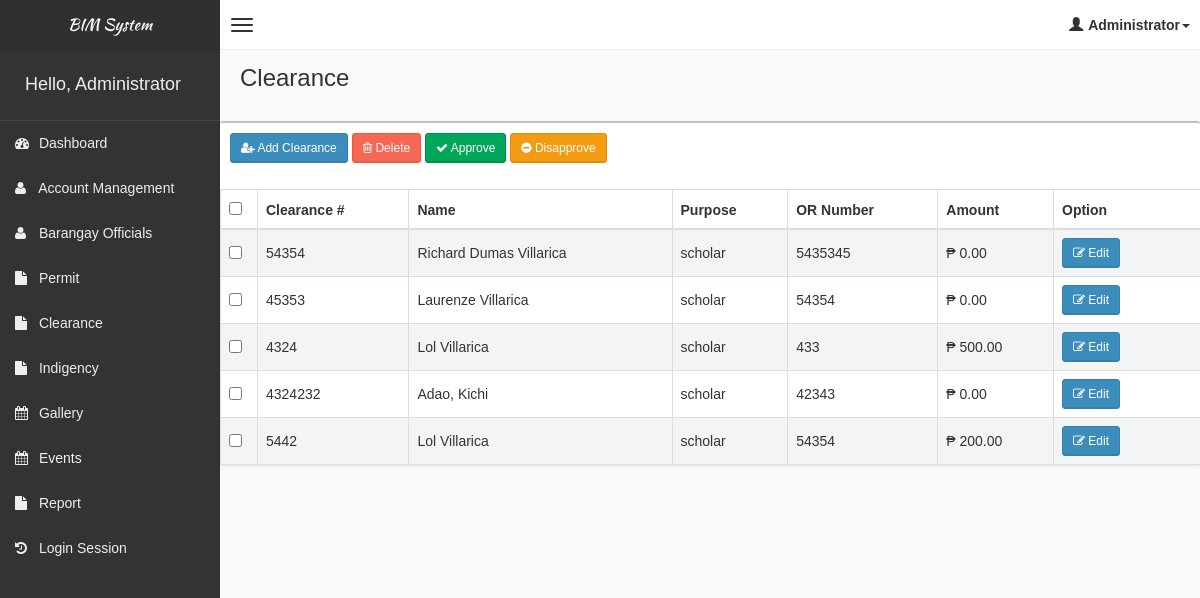
Screenshot of /pages/clearance/clearance.php (signed in) with the database file from the repository.
### tables this page shows
CREATE TABLE `tblclearance` (
  `id` int(11) NOT NULL,
  `clearanceNo` int(11) NOT NULL,
  `fullname` text NOT NULL,
  `residentid` int(11) NOT NULL,
  `findings` text NOT NULL,
  `purpose` text NOT NULL,
  `orNo` int(11) NOT NULL,
  `samount` int(11) NOT NULL,
  `dateRecorded` date NOT NULL,
  `recordedBy` varchar(50) NOT NULL,
  `status` varchar(20) NOT NULL
);

### pages/clearance/clearance.php (the view, shortened to what this page needs)
<!DOCTYPE html>
<html>
    <?php
    if(!isset($_SESSION['role']))
    {
        header("Location: ../../login.php");
    }
    else
    {
    include('../head_css.php'); ?>
    <body class="skin-black">
        <?php
        include "../connection.php";
        ?>
        <?php include('../header.php'); ?>
        <div class="wrapper row-offcanvas row-offcanvas-left">
            <?php include('../sidebar-left.php'); ?>
            <aside class="right-side">
                <section class="content-header">
                    <h1>
                        Clearance
                    </h1>
                </section>
                <section class="content">
                    <?php
                    if($_SESSION['role'] == "Administrator" || isset($_SESSION['staff']))
                    {
                    ?>
                    <div class="row">
                            <div class="box">
                                <div class="box-header">
                                    <div style="padding:10px;">
                                        <button class="btn btn-primary btn-sm" data-toggle="modal" data-target="#addModal"><i class="fa fa-user-plus" aria-hidden="true"></i> Add Clearance</button>
                                        <?php
                                            if(!isset($_SESSION['staff']))
                                            {
                                        ?>
                                        <button class="btn btn-danger btn-sm" data-toggle="modal" data-target="#deleteModal"><i class="fa fa-trash-o" aria-hidden="true"></i> Delete</button>
                                        <button class="btn btn-success btn-sm" data-toggle="modal" data-target="#approve"><i class="fa fa-check" aria-hidden="true"></i> Approve</button>
                                        <button class="btn btn-warning btn-sm" data-toggle="modal" data-target="#disapprove"><i class="fa fa-minus-circle " aria-hidden="true"></i> Disapprove</button>
                                        <?php
                                            }
                                        ?>
                                    </div>
                                </div>
                                <form method="post">
                                    <div class="tab-content">
                                    <div id="approved" class="tab-pane active in">
                                        <table id="table" class="table table-bordered table-striped">
                                            <thead>
                                                <tr>
                                                    <?php
                                                        if(!isset($_SESSION['staff']))
                                                        {
                                                    ?>
                                                    <th style="width: 20px !important;"><input type="checkbox" name="chk_delete[]" class="cbxMain" onchange="checkMain(this)"/></th>
                                                    <?php
                                                        }
                                                    ?>
                                                    <th>Clearance #</th>
                                                    <th>Name</th>
                                                    <th>Purpose</th>
                                                    <th>OR Number</th>
                                                    <th>Amount</th>
                                                    <th style="width: 15% !important;">Option</th>
                                                </tr>
                                            </thead>
                                            <tbody>
                                                <?php
                                                if(!isset($_SESSION['staff']))
                                                {
                                                    $squery = mysqli_query($con, "SELECT *,CONCAT(fullname) as fullname,p.id as pid FROM tblclearance p left join tblresident r on r.id = p.residentid  where status = 'Approved'") or die('Error: ' . mysqli_error($con));
                                                    while($row = mysqli_fetch_array($squery))
                                                    {
                                                        echo '
                                                        <tr>
                                                            <td><input type="checkbox" name="chk_delete[]" class="chk_delete" value="'.$row['pid'].'" /></td>
                                                            <td>'.$row['clearanceNo'].'</td>
                                                            <td>'.$row['fullname'].'</td>
                                                            <td>'.$row['purpose'].'</td>
                                                            <td>'.$row['orNo'].'</td>
                                                            <td>₱ '.number_format($row['samount'],2).'</td>
                                                            <td><button class="btn btn-primary btn-sm" data-target="#editModal'.$row['pid'].'" data-toggle="modal"><i class="fa fa-pencil-square-o" aria-hidden="true"></i> Edit</button>
                                                        </tr>
                                                        ';
                                                    }
                                                }
                                                ?>
                                            </tbody>
                                        </table>
                                        </div>
                                        </div>
                                    </form>
                                </div>
                            </div>
                    </div>
                    <?php
                    }
                    ?>
        <?php }
        include "../footer.php"; ?>
    </body>
</html>

### css/AdminLTE.css (style rules this page uses)
html, body { overflow-x: hidden!important; font-family: 'Source Sans Pro', sans-serif; -webkit-font-smoothing: antialiased; min-height: 100%; background: #f9f9f9; }
.wrapper { min-height: 100%; }
.wrapper:before, .wrapper:after { display: table; content: " "; }
.wrapper:after { clear: both; }
.right-side, .left-side { min-height: 100%; display: block; }
.right-side { background-color: #f9f9f9; margin-left: 220px; }
.content { padding: 20px 15px; background: #f9f9f9; }
h1, h2, h3, h4, h5, h6, .h1, .h2, .h3, .h4, .h5, .h6 { font-family: 'Source Sans Pro', sans-serif; }
.table-striped > tbody > tr:nth-child(odd) > td, .table-striped > tbody > tr:nth-child(odd) > th { background-color: #f3f4f5; }
.right-side > .content-header { position: relative; padding: 15px 15px 10px 20px; }
.right-side > .content-header > h1 { margin: 0; font-size: 24px; }
.box { position: relative; background: #ffffff; border-top: 2px solid #c1c1c1; margin-bottom: 20px; -webkit-border-radius: 3px; -moz-border-radius: 3px; border-radius: 3px; width: 100%; box-shadow: 0px 1px 3px rgba(0, 0, 0, 0.1); }
.box .box-header { position: relative; -webkit-border-top-left-radius: 3px; -webkit-border-top-right-radius: 3px; -webkit-border-bottom-right-radius: 0; -webkit-border-bottom-left-radius: 0; -moz-border-radius-topleft: 3px; -moz-border-radius-topright: 3px; -moz-border-radius-bottomright: 0; -moz-border-radius-bottomleft: 0; border-top-left-radius: 3px; border-top-right-radius: 3px; border-bottom-right-radius: 0; border-bottom-left-radius: 0; border-bottom: 0px solid #f4f4f4; color: #444; padding-bottom: 10px; }
.box .box-header:before, .box .box-header:after { display: table; content: " "; }
.box .box-header:after { clear: both; }
.btn { font-weight: 500; -webkit-border-radius: 3px; -moz-border-radius: 3px; border-radius: 3px; border: 1px solid transparent; -webkit-box-shadow: inset 0px -2px 0px 0px rgba(0, 0, 0, 0.09); -moz-box-shadow: inset 0px -2px 0px 0px rgba(0, 0, 0, 0.09); box-shadow: inset 0px -1px 0px 0px rgba(0, 0, 0, 0.09); }
.btn.btn-primary { background-color: #3c8dbc; border-color: #367fa9; }
.btn.btn-success { background-color: #00a65a; border-color: #008d4c; }
.btn.btn-danger { background-color: #f56954; border-color: #f4543c; }
.btn.btn-warning { background-color: #f39c12; border-color: #e08e0b; }
.btn.btn-sm { font-size: 12px; }
.skin-black .right-side > .content-header { background: transparent; box-shadow: none; }

### rows the page displays
tblclearance: clearanceNo "54354", fullname "Richard Dumas Villarica", purpose "scholar", orNo "5435345", samount "0.00"
tblclearance: clearanceNo "45353", fullname "Laurenze Villarica", purpose "scholar", orNo "54354", samount "0.00"
tblclearance: clearanceNo "4324", fullname "Lol Villarica", purpose "scholar", orNo "433", samount "500.00"
tblclearance: clearanceNo "4324232", fullname "Adao, Kichi", purpose "scholar", orNo "42343", samount "0.00"
tblclearance: clearanceNo "5442", fullname "Lol Villarica", purpose "scholar", orNo "54354", samount "200.00"

### other values shown
$_SESSION['role'] "Administrator"
